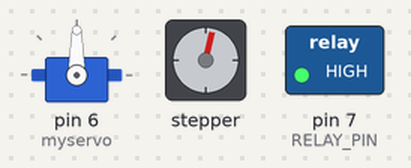
Bench run of a sketch on a simulated Arduino Uno, built with avr-gcc and run on an emulated ATmega328P. Shown: servo, stepper motor, switched loads named in the sketch (green lamp = pin HIGH). Stepper angles assume 200 steps per turn; what the sketch prints to the serial monitor is not drawn.

Above: at 0.15 s.
At 4.99 s:
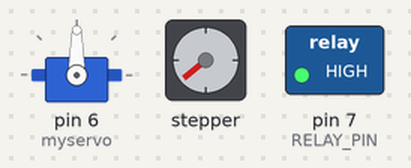
At 10.0 s:
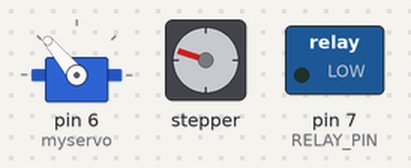
At 13.0 s:
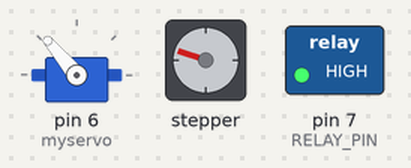
At 26.53 s:
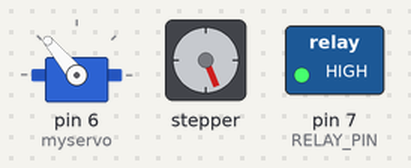
At 39.83 s:
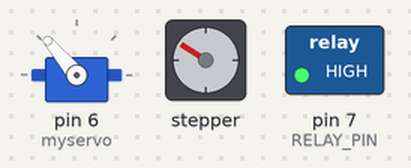
Timing chart, 0 to 40.0 s (numbered marks = the images above):
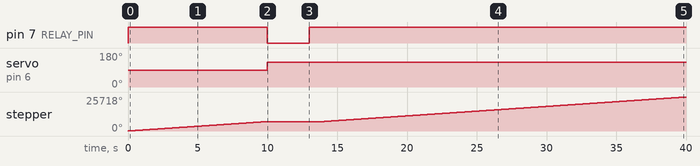

The sketch:

water_shooting.ino
```cpp
#include <Servo.h>
#include <Stepper.h>
///////// servc moves from  right to left
double angle1 = 130;
double  angle2 = 130 -20 ;
double angle3 = 130 + 40 ;
double angle4 = 130 + 45 ;
const int RELAY_PIN = 7;
// Define the number of steps per revolution for the stepper motor
const int stepsPerRevolution = 200;

// Create a new Stepper object with the number of steps and the pins used for the motor coils
Stepper motor(stepsPerRevolution, 8, 9, 10, 11);
Servo myservo;

double an = 1.9634 * 1e-5;   // replace 0.0 with the desired value of an
double ab = 3.848 * 1e-3;   // replace 0.0 with the desired value of ab
double g = 9.81;   // gravitational acceleration (m/s^2)    // replace 0.0 with the desired value of t

 // Define the number of milliseconds to run the motor
 // 7 seconds
  double R1= 0.90;
  double h=0.59;
  double y1= (R1*R1)/(4*h)+0.17;
  ///Serial.println(yr);
  double L1=0.57-y1;
  double v=  0.0058;
  double T1= (L1)/v;
  const unsigned long motorRunTime1 = T1*1000 ;
  /////////////////////////
  double R2= 0.53;
  double w2 = (-an/ab)*sqrt(2*g)*3+(2*sqrt(h));
  double h2 = (w2*((-an/ab)*sqrt(2*g)*3+(2*sqrt(h))))/ 4;
  double y2= (R2*R2)/(4*h2)+0.17;

  double L2=y1-y2;
  double T2= (L2)/v;

  const unsigned long motorRunTime2 = T2*1000 ;
  double R3= 0.36;
  double w3 = (-an/ab)*sqrt(2*g)*6+(2*sqrt(h));
  double h3 = (w3*((-an/ab)*sqrt(2*g)*6+(2*sqrt(h))))/ 4;
  double y3= (R3*R3)/(4*h3)+0.17;
  ///Serial.println(yr);
  double L3=y2-y3;
  double T3= (L3)/v;
  const unsigned long motorRunTime3 = T3*1000 ;
  double R4= 0.29;
  double w4 = (-an/ab)*sqrt(2*g)*9+(2*sqrt(h));
  double h4 = (w4*((-an/ab)*sqrt(2*g)*9+(2*sqrt(h))))/ 4;
  double y4= (R4*R4)/(4*h4)+0.17;
  ///Serial.println(yr);
  double L4=y3-y4;
  double T4= (L4)/v;
  const unsigned long motorRunTime4 = T4*1000 ;
// Define the start time of the motor
unsigned long motorStartTime1;
unsigned long motorStartTime2;
unsigned long motorStartTime3;
unsigned long motorStartTime4;

void setup() {
  // Set the speed of the motor in RPM (revolutions per minute)
  motor.setSpeed(120);
  // Set the initial start time of the motor
  pinMode(RELAY_PIN, OUTPUT);
  digitalWrite(RELAY_PIN, HIGH);
  myservo.attach(6);
   Serial.begin(9600);
     Serial.println(y1);

}

void loop() {

  // Check if the motor has been running for the desired time
   motorStartTime1 = millis();

  while (millis() - motorStartTime1 < motorRunTime1) {
    motor.step(120);

  }
  myservo.write(angle1);
digitalWrite(RELAY_PIN, LOW);
delay(3000);
digitalWrite(RELAY_PIN, HIGH);
delay(1000);
motorStartTime2 = millis();


while (millis() - motorStartTime2 < motorRunTime2) {
    motor.step(120);
  }
  myservo.write(angle2);
digitalWrite(RELAY_PIN, LOW);
delay(3000);
digitalWrite(RELAY_PIN, HIGH);
delay(1000);

   motorStartTime3 = millis();
  myservo.write(angle3);
  while (millis() - motorStartTime3 < motorRunTime3) {
    motor.step(120);

  }
digitalWrite(RELAY_PIN, LOW);
delay(3000);
digitalWrite(RELAY_PIN, HIGH);
delay(1000);
motorStartTime4 = millis();

while (millis() - motorStartTime4 < motorRunTime4) {
    motor.step(120);

  }
   myservo.write(angle4);
digitalWrite(RELAY_PIN, LOW);
delay(3000);
digitalWrite(RELAY_PIN, HIGH);
delay(1000);
}
```

Measured:
- by itself, pin 7 (RELAY_PIN): HIGH → LOW at 10.0 s, → HIGH 3.0 s later
- by itself, servo on pin 6 (myservo): 90° → 130° at 10.0 s
- by itself, stepper: turns 7128° clockwise in 10.0 s, then 18590° clockwise in 26.0 s
